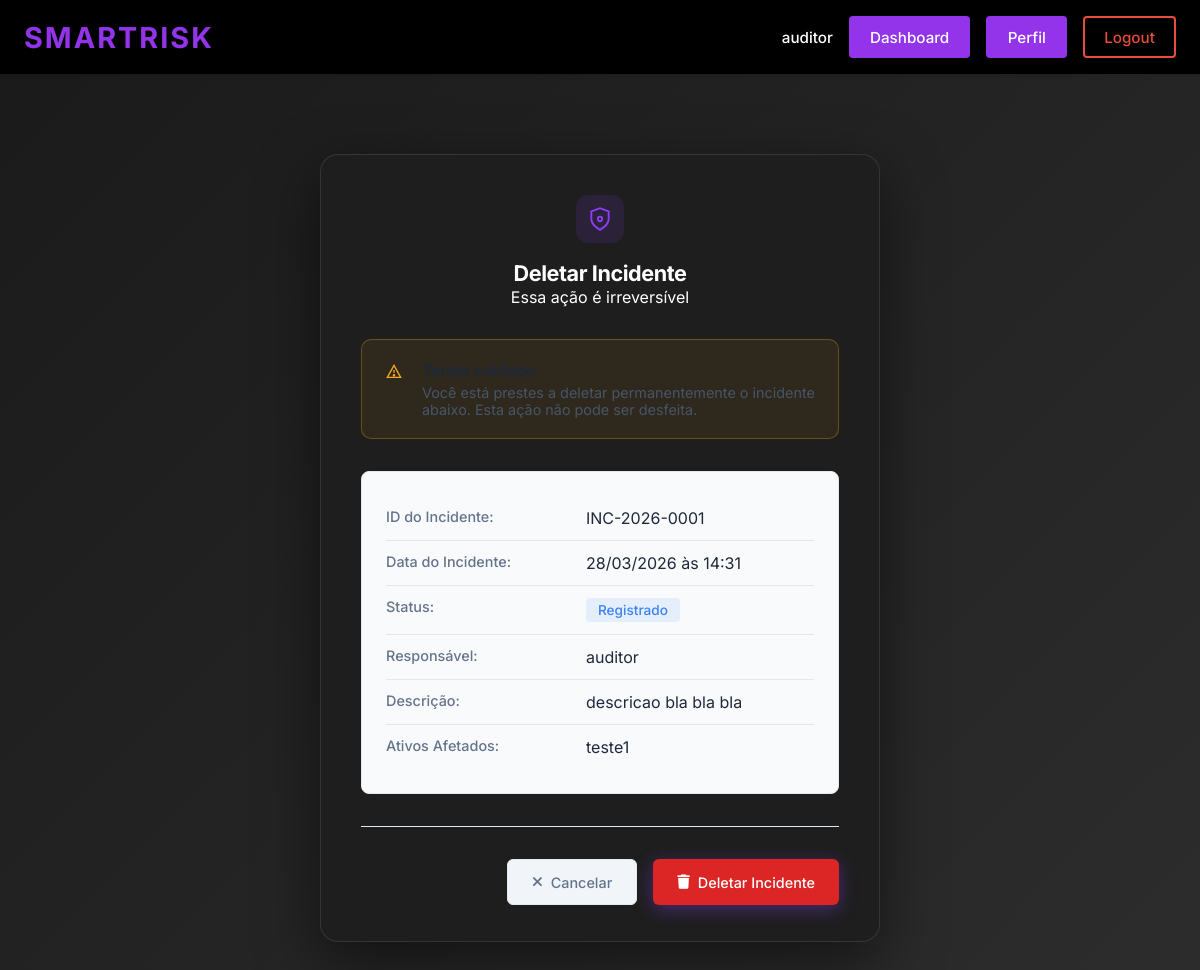
Page /deletar_incidente/1/ (signed in) on the committed database.
### ismsapp/models.py (models this page shows, shortened)
class Incidente(models.Model):
    class StatusIncidente(models.TextChoices):
        REGISTRADO = "registrado", "Registrado"
        EM_INVESTIGACAO = "em_investigacao", "Em Investigação"
        RESOLVIDO = "resolvido", "Resolvido"
        FECHADO = "fechado", "Fechado"
    """Unique identifier for this incident (e.g., INC-2023-001)"""
    numero_incidente = models.CharField(
        max_length=50,
        unique=True,
        help_text="Identificador único do incidente (ex: INC-2023-001)"
    )
    """Detailed description of the security incident observed."""
    descricao = models.TextField(
        help_text="Descrição detalhada da natureza do incidente observado."
    )
    """Date when the incident occurred."""
    data_incidente = models.DateField(
        help_text="Data em que o incidente ocorreu."
    )
    """Time when the incident occurred."""
    hora_incidente = models.TimeField(
        help_text="Hora em que o incidente ocorreu."
    )
    """Assets affected by this incident (many-to-many relationship)."""
    ativos_afetados = models.ManyToManyField(
        Ativo,
        related_name="incidentes",
        help_text="Ativos afetados por este incidente."
    )
    """Current status of the incident in its lifecycle."""
    status = models.CharField(
        max_length=20,
        choices=StatusIncidente.choices,
        default=StatusIncidente.REGISTRADO,
        help_text="Status atual do incidente em seu ciclo de vida."
    )
    """User responsible for treating/resolving this incident."""
    responsavel_tratamento = models.ForeignKey(
        User,
        on_delete=models.SET_NULL,
        null=True,
        blank=True,
        related_name="incidentes_responsavel",
        help_text="Responsável pelo tratamento e resolução do incidente."
    )
    """User who registered this incident."""
    registrado_por = models.ForeignKey(
        User,
        on_delete=models.SET_NULL,
        null=True,
        blank=True,
        related_name="incidentes_registrados",
        help_text="Usuário que registrou este incidente."
    )
    """Timestamp when this incident was registered."""
    data_registro = models.DateTimeField(
        auto_now_add=True,
        help_text="Data e hora do registro do incidente no sistema."
    )
    """Timestamp of the last update to this incident."""
    data_atualizacao = models.DateTimeField(
        auto_now=True,
        help_text="Data e hora da última atualização do incidente."
    )
    """Whether a final report has been generated for this incident."""
    relatorio_gerado = models.BooleanField(
        default=False,
        help_text="Indica se o relatório final foi gerado para este incidente."
    )
    class Meta:
        verbose_name = "Incidente"
        verbose_name_plural = "Incidentes"
        ordering = ["-data_incidente", "-hora_incidente"]

class Ativo(models.Model):
    """Name/identifier of the asset (e.g., 'Servidor de Banco de Dados Prod-01')."""
    nome = models.CharField(
        max_length=255,
        default="Ativo",
        help_text="Nome único ou identificador do ativo (ex.: 'Servidor de Banco de Dados Prod-01').",
    )
    """Foreign key to the asset category that classifies this asset."""
    categoria = models.ForeignKey(
        CategoriaAtivo,
        on_delete=models.SET_NULL,
        null=True,
        related_name="ativos",
        help_text="Categoria que classifica este ativo.",
    )
    """Numeric score for the Confidentiality dimension, indicating how sensitive the asset's information is. Higher values mean greater damage if data is disclosed without authorization."""
    confidencialidade = models.PositiveSmallIntegerField(
        verbose_name = "Confidencialidade (C)",
        default = 0,
        help_text = (
            "Grau de sensibilidade das informações deste ativo. "
            "Uma pontuação mais alta indica maior prejuízo caso os dados sejam divulgados sem autorização."
        ),
    )
    """Numeric score for the Integrity dimension, indicating how critical it is that the asset's data remains accurate and unaltered. Higher values mean greater harm if data is modified or corrupted."""
    integridade = models.PositiveSmallIntegerField(
        verbose_name = "Integridade (I)",
        default = 0,
        help_text = (
            "Grau de criticalidade do dado deste ativo. "
            "Uma pontuação mais alta indica maior dano se os dados forem modificados ou corrompidos."
        ),
    )
    """Numeric score for the Availability dimension, indicating how important it is that the asset is accessible when needed. Higher values mean more severe impact if the asset becomes unavailable."""
    disponibilidade = models.PositiveSmallIntegerField(
        verbose_name = "Disponibilidade (D)",
        default = 0,
        help_text = (
            "Grau de importância do acesso a este ativo quando necessário. "
            "Uma pontuação mais alta indica impacto mais severo se o ativo se tornar indisponível."
        ),
    )
    """The Privacy dimension score, indicating how much the asset handles personal data subject to privacy regulations. Higher values mean greater exposure to privacy-related obligations and risks."""
    privacidade = models.PositiveSmallIntegerField(
        verbose_name = "Privacidade (P)",
        default = 0,
        help_text = (
            "O grau em que este ativo lida com dados pessoais sujeitos a regulamentações de privacidade. "
            "Uma pontuação mais alta indica maior exposição a obrigações e riscos relacionados à privacidade."
        ),
    )
    """Composite CIDP weight calculated from the four dimension scores previously defined. This value is used in risk scoring to reflect the overall criticality of the asset. Consider overriding the save() method or using a @property to automatically keep this value in sync whenever any of the individual dimension scores are updated."""
    peso_cidp = models.DecimalField(
        max_digits = 5,
        decimal_places = 2,
        default = 0,
        help_text = (
            "Peso composto CIDP calculado a partir das quatro pontuações de dimensão acima. "
        ),
    )
    class Meta:
        verbose_name = "Ativo"
        verbose_name_plural = "Ativos"

### ismsapp/views.py (the view, shortened to what this page needs)
# urls.py: path("deletar_incidente/<int:incidente_id>/", views.DeleteIncidenteView.as_view(), name="deletar_incidente"),
class DeleteIncidenteView(View):
    template_name = "ismsapp/deletar_incidente.html"
    def _check_permission(self, user):
        if not user.is_authenticated:
            return False
        user_profile = getattr(user, 'profile', None)
        if not user_profile:
            return False
        allowed_actors = [
            UserProfile.Actor.AUDITOR,
            UserProfile.Actor.ANALISTA
        ]
        return user_profile.actor_type in allowed_actors
    @method_decorator(login_required(login_url="login"))
    def get(self, request, incidente_id, *args, **kwargs):
        if not self._check_permission(request.user):
            messages.error(request, "Você não tem permissão para acessar esta página.")
            return redirect('dashboard')
        try:
            from .models import Incidente
            incidente = Incidente.objects.prefetch_related('ativos_afetados').get(id=incidente_id)
        except:
            messages.error(request, "Incidente não encontrado.")
            return redirect('gestao_incidentes')
        contexto = {
            'incidente': incidente,
        }
        return render(request, self.template_name, contexto)

### ismsapp/templates/ismsapp/deletar_incidente.html (shortened to what this page needs)
{% extends "ismsapp/base.html" %}
{% load static %}
{% block extra_css %}
    <link href="{% static 'css/ismsapp/identificacao_riscos.css' %}" rel="stylesheet">
    <link href="{% static 'css/ismsapp/deletar_incidente.css' %}" rel="stylesheet">
    <link href="https://cdnjs.cloudflare.com/ajax/libs/font-awesome/6.4.0/css/all.min.css" rel="stylesheet">
{% endblock %}
{% block content %}
    <div class="page">
        <form method="post" action="" class="card">
            <div class="card-header">
                <div class="shield-wrap">
                    <svg width="26" height="26" viewBox="0 0 24 24" fill="none" stroke="#8b3cf7" stroke-width="1.8">
                        <path d="M12 22s8-4 8-10V5l-8-3-8 3v7c0 6 8 10 8 10z"/>
                        <circle cx="12" cy="12" r="2"/>
                    </svg>
                </div>
                <div>
                    <h1 class="card-title">Deletar Incidente</h1>
                    <p class="card-description">Essa ação é irreversível</p>
                </div>
            </div>
            <div class="warning-box">
                <span class="warning-icon">
                    <svg width="16" height="16" viewBox="0 0 24 24" fill="none" stroke="currentColor" stroke-width="2">
                        <path d="M12 2L2 20h20L12 2z"/>
                        <line x1="12" y1="9" x2="12" y2="13"/>
                        <circle cx="12" cy="17" r="1"/>
                    </svg>
                </span>
                <div>
                    <p class="warning-title">Tenha cuidado</p>
                    <p class="warning-text">Você está prestes a deletar permanentemente o incidente abaixo. Esta ação não pode ser desfeita.</p>
                </div>
            </div>
            <div class="threat-details">
                <div class="detail-row">
                    <span class="detail-label">ID do Incidente:</span>
                    <span class="detail-value">{{ incidente.numero_incidente }}</span>
                </div>
                <div class="detail-row">
                    <span class="detail-label">Data do Incidente:</span>
                    <span class="detail-value">{{ incidente.data_incidente|date:"d/m/Y" }} às {{ incidente.hora_incidente|time:"H:i" }}</span>
                </div>
                <div class="detail-row">
                    <span class="detail-label">Status:</span>
                    <span class="detail-value">
                        <span class="status-badge status-{{ incidente.status|lower }}">
                            {{ incidente.get_status_display }}
                        </span>
                    </span>
                </div>
                <div class="detail-row">
                    <span class="detail-label">Responsável:</span>
                    <span class="detail-value">
                        {% if incidente.responsavel_tratamento %}
                            {{ incidente.responsavel_tratamento.get_full_name|default:incidente.responsavel_tratamento.username }}
                        {% else %}
                            <em>Não atribuído</em>
                        {% endif %}
                    </span>
                </div>
                <div class="detail-row">
                    <span class="detail-label">Descrição:</span>
                    <span class="detail-value">{{ incidente.descricao|truncatewords:20 }}</span>
                </div>
                {% if incidente.ativos_afetados.all %}
                <div class="detail-row">
                    <span class="detail-label">Ativos Afetados:</span>
                    <span class="detail-value">
                        {% for ativo in incidente.ativos_afetados.all %}
                            <span style="display: inline-block; margin-right: 0.5rem;">{{ ativo.nome }}{% if not forloop.last %},{% endif %}</span>
                        {% endfor %}
                    </span>
                </div>
                {% endif %}
            </div>
            <div class="form-buttons">
                <a href="{% url 'gestao_incidentes' %}" class="btn btn-cancel">
                    <i class="fas fa-times"></i> Cancelar
                </a>
                <button type="submit" class="btn btn-confirm btn-danger">
                    <i class="fas fa-trash"></i> Deletar Incidente
                </button>
            </div>
        </form>
    </div>
{% endblock %}

### ismsapp/templates/ismsapp/base.html (shortened to what this page needs)
{% load static %}
<!DOCTYPE html>
<html lang="en">
<head>
    <link rel="stylesheet" href="{% static 'css/ismsapp/header.css' %}">
    {% block extra_css %}{% endblock %}
</head>
<body>
    <header class="isms-header">
        <div class="header-container">
            <a href="{% url 'home' %}" class="header-logo">
                <span class="logo-text">SmartRisk</span>
            </a>
            <nav class="header-nav">
                {% if user.is_authenticated %}
                    <div class="nav-user">
                        <span class="username">{{ user.username }}</span>
                        <a href="{% url 'dashboard' %}" class="nav-button dashboard-button">
                            Dashboard
                        </a>
                        <a href="{% url 'profile' %}" class="nav-button profile-button">
                            Perfil
                        </a>
                        <a href="{% url 'logout' %}" class="nav-button logout-button">
                            Logout
                        </a>
                    </div>
                {% endif %}
            </nav>
        </div>
    </header>
    <main class="main-content">
        {% block content %}{% endblock %}
    </main>
</body>
</html>

### rows in the picture
Incidente: numero_incidente "INC-2026-0001", data_incidente "28/03/2026", hora_incidente "14:31", status "Registrado", responsavel_tratamento.get_full_name "auditor", descricao "descricao bla bla bla"
Ativo: nome "teste1"

### other values in the picture
{{ user.username }} "auditor"
